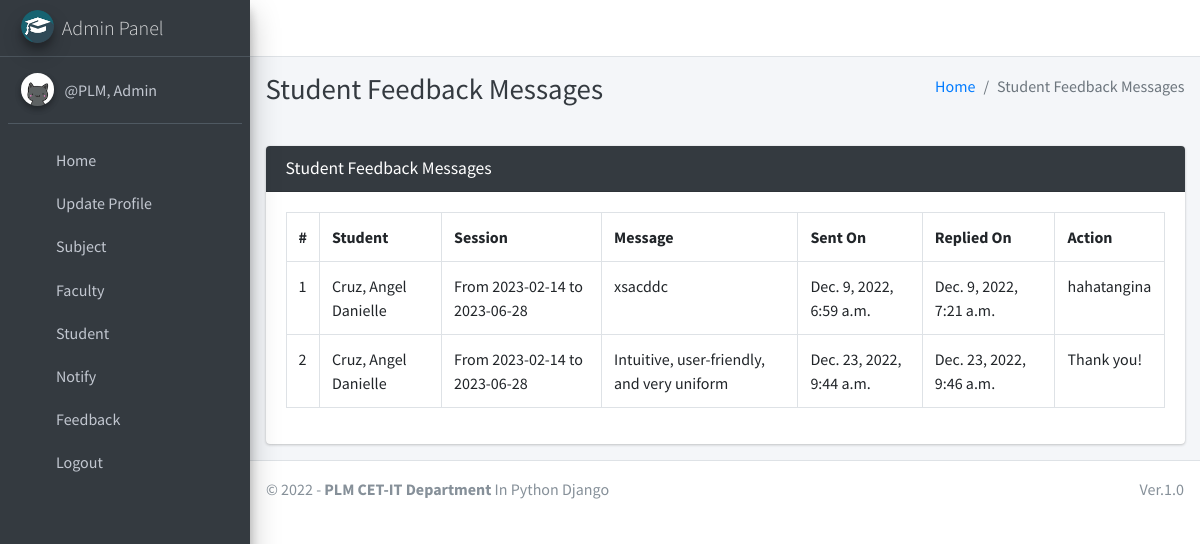
/student/view/feedback/ (signed in), run on an earlier commit of the app's database.
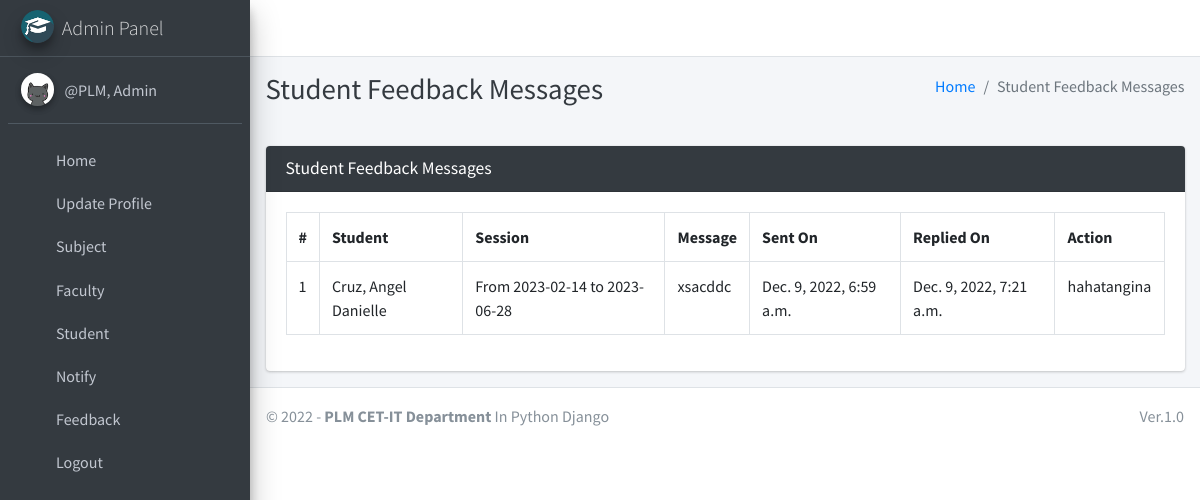
And on a later commit of the database.
### main_app/models.py (models this page shows)
class CustomUser(AbstractUser):
    USER_TYPE = ((1, "HOD"), (2, "Staff"), (3, "Student"))
    GENDER = [("M", "Male"), ("F", "Female")]
    username = None  # Removed username, using email instead
    email = models.EmailField(unique=True)
    user_type = models.CharField(default=1, choices=USER_TYPE, max_length=1)
    gender = models.CharField(max_length=1, choices=GENDER)
    profile_pic = models.ImageField()
    address = models.TextField()
    fcm_token = models.TextField(default="")  # For firebase notifications
    created_at = models.DateTimeField(auto_now_add=True)
    updated_at = models.DateTimeField(auto_now=True)
    USERNAME_FIELD = "email"
    REQUIRED_FIELDS = []
    objects = CustomUserManager()
    def __str__(self):
        return self.last_name + ", " + self.first_name

class FeedbackStudent(models.Model):
    student = models.ForeignKey(Student, on_delete=models.CASCADE)
    feedback = models.TextField()
    reply = models.TextField()
    created_at = models.DateTimeField(auto_now_add=True)
    updated_at = models.DateTimeField(auto_now=True)

class Student(models.Model):
    admin = models.OneToOneField(CustomUser, on_delete=models.CASCADE)
    course = models.ForeignKey(Course, on_delete=models.DO_NOTHING, null=True, blank=False)
    session = models.ForeignKey(Session, on_delete=models.DO_NOTHING, null=True)
    def __str__(self):
        return self.admin.last_name + ", " + self.admin.first_name

class Session(models.Model):
    start_year = models.DateField()
    end_year = models.DateField()
    def __str__(self):
        return "From " + str(self.start_year) + " to " + str(self.end_year)

### main_app/hod_views.py (the view, shortened to what this page needs)
# urls.py: path("student/view/feedback/", hod_views.student_feedback_message,
@csrf_exempt
def student_feedback_message(request):
    if request.method != 'POST':
        feedbacks = FeedbackStudent.objects.all()
        context = {
            'feedbacks': feedbacks,
            'page_title': 'Student Feedback Messages'
        }
        return render(request, 'hod_template/student_feedback_template.html', context)

### main_app/templates/hod_template/student_feedback_template.html (shortened to what this page needs)
{% extends 'main_app/base.html' %}
{% load static %}
{% block page_title %}{{page_title}}{% endblock page_title %}
{% block content %}
<section class="content">
    <div class="container-fluid">
        <div class="row">
            <div class="col-md-12">
                <div class="card card-dark">
                    <div class="card-header">
                        <h3 class="card-title">{{page_title}}</h3>
                    </div>
                    <div class="table card-body">
                        <table class="table table-bordered table-hover">
                            <tr>
                                <th>#</th>
                                <th>Student</th>
                                <th>Session</th>
                                <th>Message</th>
                                <th>Sent On</th>
                                <th>Replied On</th>
                                <th>Action</th>
                            </tr>
                            {% for feedback in  feedbacks %}
                              <tr>
                                  <td>{{forloop.counter}}</td>
                                  <td>{{feedback.student}}</td>
                                  <td>{{feedback.student.session}}</td>
                                  <td>{{feedback.feedback}}</td>
                                      {% if feedback.reply == "" %}
                                      <td>{{feedback.created_at}}</td>
                                      <td><span  class='badge badge-warning'>Pending Response</span></td>
                                           <td> <button data-toggle = "modal" data-target = "#reply_modal" value="{{feedback.id}}" class="btn btn-success reply_open_modal">Reply</button>
                                          {% else %}
                                          <td>{{feedback.created_at}}</td>
                                          <td>{{feedback.updated_at}}</td>
                                            <td>{{feedback.reply}}</td>
                                      {% endif %}
                              </tr>
                            {% endfor %}
                        </table>
                    </div>
                    </div>
            </div>
        </div>
    </div>
</section>
{% endblock content %}

### main_app/templates/main_app/base.html (shortened to what this page needs)
{% load static %}
<!DOCTYPE html>
<html>
<head>
    <link rel="stylesheet" href="{% static 'plugins/fontawesome-free/css/all.min.css'%} ">
    <link rel="stylesheet" href="https://code.ionicframework.com/ionicons/2.0.1/css/ionicons.min.css">
    <link rel="stylesheet"
        href="{% static 'plugins/tempusdominus-bootstrap-4/css/tempusdominus-bootstrap-4.min.css'%} ">
    <link rel="stylesheet" href="{% static 'plugins/icheck-bootstrap/icheck-bootstrap.min.css'%} ">
    <link rel="stylesheet" href="{% static 'dist/css/adminlte.min.css'%} ">
    <link rel="stylesheet" href="{% static 'plugins/overlayScrollbars/css/OverlayScrollbars.min.css'%} ">
    <link rel="stylesheet" href="{% static 'plugins/daterangepicker/daterangepicker.css'%} ">
</head>
<body class="hold-transition sidebar-mini layout-fixed">
    <div class="wrapper">
        <nav class="main-header navbar navbar-expand navbar-white navbar-light">
            <ul class="navbar-nav">
                <li class="nav-item">
                    <a class="nav-link" data-widget="pushmenu" href="#"><i class="fas fa-bars"></i></a>
                </li>
            </ul>
        </nav>
        {% include "main_app/sidebar_template.html" with user=user %}
        <div class="content-wrapper">
            <div class="content-header">
                <div class="container-fluid">
                    <div class="row mb-2">
                        <div class="col-sm-6">
                            <h1 class="m-0 text-dark">{% block page_title %}{% endblock page_title %}</h1>
                        </div>
                        <div class="col-sm-6">
                            <ol class="breadcrumb float-sm-right">
                                <li class="breadcrumb-item"><a href="http://127.0.0.1:8000">Home</a></li>
                                <li class="breadcrumb-item active">{{ page_title }}</li>
                            </ol>
                        </div>
                    </div>
                </div>
            </div>
<section class="content">
    <div class="container-fluid">
        <div class="row">
            <div class="col-md-12">
            </div></div></div></section>
            {% block content %}
            {% endblock content %}
        </div>
        {% include "main_app/footer.html" %}
</body>
</html>

### main_app/templates/main_app/sidebar_template.html (shortened to what this page needs)
{% load static %}
<aside class="main-sidebar sidebar-dark-info elevation-4">
    {% if request.user.user_type == '1' %}
    <a href="{% url 'admin_home' %}" class="brand-link">
        <img src="{% static 'dist/img/cmsl.png' %} " alt="AdminLTE Logo"
            class="brand-image img-circle elevation-3" >
        <span class="brand-text font-weight-light">Admin Panel</span>
    </a>
    <div class="sidebar">
        <div class="user-panel mt-3 pb-3 mb-3 d-flex">
            <div class="image">
                <img src="{{ request.user.profile_pic}}" class="img-circle elevation-2" alt="User Image">
            </div>
            <div class="info">
                <a href="#" class="d-block">{{user}}</a>
            </div>
        </div>
        <nav class="mt-2">
            <ul class="nav nav-pills nav-sidebar flex-column" data-widget="treeview" role="menu" data-accordion="false">
                <li class="nav-item">
                    {% url 'admin_home' as admin_home %}
                    <a href="{{admin_home}}" class="nav-link {% if admin_home == request.path %} active {% endif %}">
                        <i class="nav-icon fas fa-home"></i>
                        <p>
                            Home
                        </p>
                    </a>
                </li>
                <li class="nav-item">
                    {% url 'admin_view_profile' as admin_view_profile %}
                    <a href="{{admin_view_profile}}"
                        class="nav-link {% if admin_view_profile == request.path %} active {% endif %}">
                        <i class="nav-icon fas fa-address-card"></i>
                        <p>
                            Update Profile
                        </p>
                    </a>
                </li>
                <li class="nav-item has-treeview">
                    <a href="#" class="nav-link">
                        <i class="nav-icon fas fa-book"></i>
                        <p>
                            Subject
                            <i class="fas fa-angle-left right"></i>
                        </p>
                    </a>
                </li>
                <li class="nav-item has-treeview">
                    <a href="#" class="nav-link">
                        <i class="nav-icon fas fa-user-plus"></i>
                        <p>
                            Faculty
                            <i class="fas fa-angle-left right"></i>
                        </p>
                    </a>
                </li>
                <li class="nav-item has-treeview">
                    <a href="#" class="nav-link">
                        <i class="nav-icon fas fa-user-plus"></i>
                        <p>
                            Student
                            <i class="fas fa-angle-left right"></i>
                        </p>
                    </a>
                        </li>
                 <li class="nav-item has-treeview">
                    <a href="#" class="nav-link">
                        <i class="nav-icon fas fa-bullhorn"></i>
                        <p>
                            Notify
                            <i class="fas fa-angle-left right"></i>
                        </p>
                    </a>
                </li>
                <li class="nav-item has-treeview">
                    <a href="#" class="nav-link">
                        <i class="nav-icon fas fa-comment-alt"></i>
                        <p>
                            Feedback
                            <i class="fas fa-angle-left right"></i>
                        </p>
                    </a>
                </li>
                                        {% endif %}
                                        <li class="nav-item">
                                            <a href="{% url 'user_logout' %}"
                                                onclick="return confirm('Your session would be terminated.\n\nProceed?')"
                                                class="nav-link">
                                                <i class="nav-icon fas fa-power-off"></i>
                                                <p>
                                                    Logout
                                                </p>
                                            </a>
                                        </li>
                                    </ul>
                                </nav>
                            </div>-->
    </div>

### main_app/templates/main_app/footer.html
<footer class="main-footer">
    &copy; {% now "Y" %} - <strong>PLM CET-IT Department</strong>
    In Python Django
    <div class="float-right d-none d-sm-inline-block">
       Ver.1.0
    </div>
</footer>

What changed in the data, as far as the page shows it:
removed FeedbackStudent: student "Cruz, Angel Danielle", student.session "From 2023-02-14 to 2023-06-28", feedback "Intuitive, user-friendly, and very uniform", created_at "Dec. 23, 2022, 9:44 a.m.", updated_at "Dec. 23, 2022, 9:46 a.m.", reply "Thank you!"
